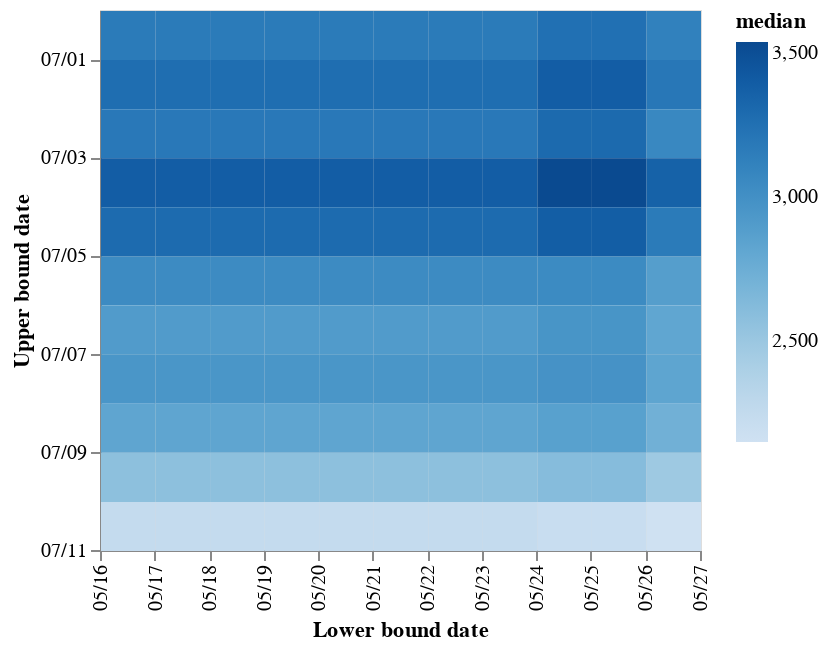

Here is the notebook cell this chart was saved with:
### Markdown cell above
### Reported cases in August

### Code cell
heatmap = alt.Chart(Df_stats.loc[lambda d: d['var']=='reportedAug', ['date_lower', 'date_upper', 'median']]).mark_rect().encode(
    x=alt.X('yearmonthdate(date_lower)', title="Lower bound date", axis=alt.Axis(format='%m/%d', labelAngle=-90)),
    y=alt.Y('yearmonthdate(date_upper)', title="Upper bound date", axis=alt.Axis(format='%m/%d', labelAngle=0), scale=alt.Scale(reverse=True)),
    color=alt.Color('median:Q', scale=alt.Scale(scheme='blues', reverse=False), title="median")
)

Df_stats_ = Df_stats.loc[lambda d: d['var']=='reportedAug', ['date_lower', 'date_upper', 'median']]
print("Min median:", Df_stats_['median'].min())
print("Max median:", Df_stats_['median'].max())

chart = alt.layer(heatmap).properties(width=wd_, height=ht_)
save_chart(chart, f'../../figures/sensitivity-reportedAug-median.svg')
chart

### Figure 1 — Vega-Lite specification as saved in the notebook (floating-point values rounded to 4 significant figures)
{"config": {"view": {"continuousWidth": 300, "continuousHeight": 300}}, "layer": [{"mark": {"type": "rect"}, "encoding": {"color": {"field": "median", "scale": {"reverse": false, "scheme": "blues"}, "title": "median", "type": "quantitative"}, "x": {"axis": {"format": "%m/%d", "labelAngle": -90}, "field": "date_lower", "timeUnit": "yearmonthdate", "title": "Lower bound date", "type": "temporal"}, "y": {"axis": {"format": "%m/%d", "labelAngle": 0}, "field": "date_upper", "scale": {"reverse": true}, "timeUnit": "yearmonthdate", "title": "Upper bound date", "type": "temporal"}}}], "data": {"name": "data-6cb293bd6f23fb38cd23a3a99aae1e25"}, "height": 270, "width": 300, "$schema": "https://vega.github.io/schema/vega-lite/v5.14.1.json", "datasets": {"data-6cb293bd6f23fb38cd23a3a99aae1e25": [{"date_lower": "2023-05-24T00:00:00", "date_upper": "2023-06-30T00:00:00", "median": 3251.0}, {"date_lower": "2023-05-24T00:00:00", "date_upper": "2023-07-01T00:00:00", "median": 3390.0}, {"date_lower": "2023-05-24T00:00:00", "date_upper": "2023-07-02T00:00:00", "median": 3299.0}, {"date_lower": "2023-05-24T00:00:00", "date_upper": "2023-07-03T00:00:00", "median": 3540.0}, {"date_lower": "2023-05-24T00:00:00", "date_upper": "2023-07-04T00:00:00", "median": 3387.0}, {"date_lower": "2023-05-24T00:00:00", "date_upper": "2023-07-05T00:00:00", "median": 3044.0}, {"date_lower": "2023-05-24T00:00:00", "date_upper": "2023-07-06T00:00:00", "median": 2962.0}, {"date_lower": "2023-05-24T00:00:00", "date_upper": "2023-07-07T00:00:00", "median": 2980.0}, {"date_lower": "2023-05-24T00:00:00", "date_upper": "2023-07-08T00:00:00", "median": 2862.0}, {"date_lower": "2023-05-24T00:00:00", "date_upper": "2023-07-09T00:00:00", "median": 2613.0}, {"date_lower": "2023-05-24T00:00:00", "date_upper": "2023-07-10T00:00:00", "median": 2204.0}, {"date_lower": "2023-05-25T00:00:00", "date_upper": "2023-06-30T00:00:00", "median": 3251.0}, {"date_lower": "2023-05-25T00:00:00", "date_upper": "2023-07-01T00:00:00", "median": 3390.0}, {"date_lower": "2023-05-25T00:00:00", "date_upper": "2023-07-02T00:00:00", "median": 3299.0}, {"date_lower": "2023-05-25T00:00:00", "date_upper": "2023-07-03T00:00:00", "median": 3540.0}, {"date_lower": "2023-05-25T00:00:00", "date_upper": "2023-07-04T00:00:00", "median": 3387.0}, {"date_lower": "2023-05-25T00:00:00", "date_upper": "2023-07-05T00:00:00", "median": 3044.0}, {"date_lower": "2023-05-25T00:00:00", "date_upper": "2023-07-06T00:00:00", "median": 2962.0}, {"date_lower": "2023-05-25T00:00:00", "date_upper": "2023-07-07T00:00:00", "median": 2980.0}, {"date_lower": "2023-05-25T00:00:00", "date_upper": "2023-07-08T00:00:00", "median": 2862.0}, {"date_lower": "2023-05-25T00:00:00", "date_upper": "2023-07-09T00:00:00", "median": 2613.0}, {"date_lower": "2023-05-25T00:00:00", "date_upper": "2023-07-10T00:00:00", "median": 2204.0}, {"date_lower": "2023-05-26T00:00:00", "date_upper": "2023-06-30T00:00:00", "median": 3124.0}, {"date_lower": "2023-05-26T00:00:00", "date_upper": "2023-07-01T00:00:00", "median": 3197.0}, {"date_lower": "2023-05-26T00:00:00", "date_upper": "2023-07-02T00:00:00", "median": 3068.0}, {"date_lower": "2023-05-26T00:00:00", "date_upper": "2023-07-03T00:00:00", "median": 3360.0}, {"date_lower": "2023-05-26T00:00:00", "date_upper": "2023-07-04T00:00:00", "median": 3170.0}, {"date_lower": "2023-05-26T00:00:00", "date_upper": "2023-07-05T00:00:00", "median": 2884.0}, {"date_lower": "2023-05-26T00:00:00", "date_upper": "2023-07-06T00:00:00", "median": 2816.0}, {"date_lower": "2023-05-26T00:00:00", "date_upper": "2023-07-07T00:00:00", "median": 2828.0}, {"date_lower": "2023-05-26T00:00:00", "date_upper": "2023-07-08T00:00:00", "median": 2719.0}, {"date_lower": "2023-05-26T00:00:00", "date_upper": "2023-07-09T00:00:00", "median": 2480.0}, {"date_lower": "2023-05-26T00:00:00", "date_upper": "2023-07-10T00:00:00", "median": 2148.0}, {"date_lower": "2023-05-16T00:00:00", "date_upper": "2023-06-30T00:00:00", "median": 3172.0}, {"date_lower": "2023-05-16T00:00:00", "date_upper": "2023-07-01T00:00:00", "median": 3268.0}, {"date_lower": "2023-05-16T00:00:00", "date_upper": "2023-07-02T00:00:00", "median": 3190.0}, {"date_lower": "2023-05-16T00:00:00", "date_upper": "2023-07-03T00:00:00", "median": 3394.0}, {"date_lower": "2023-05-16T00:00:00", "date_upper": "2023-07-04T00:00:00", "median": 3294.0}, {"date_lower": "2023-05-16T00:00:00", "date_upper": "2023-07-05T00:00:00", "median": 3038.0}, {"date_lower": "2023-05-16T00:00:00", "date_upper": "2023-07-06T00:00:00", "median": 2910.0}, {"date_lower": "2023-05-16T00:00:00", "date_upper": "2023-07-07T00:00:00", "median": 2952.0}, {"date_lower": "2023-05-16T00:00:00", "date_upper": "2023-07-08T00:00:00", "median": 2824.0}, {"date_lower": "2023-05-16T00:00:00", "date_upper": "2023-07-09T00:00:00", "median": 2577.0}, {"date_lower": "2023-05-16T00:00:00", "date_upper": "2023-07-10T00:00:00", "median": 2235.0}, {"date_lower": "2023-05-17T00:00:00", "date_upper": "2023-06-30T00:00:00", "median": 3172.0}, {"date_lower": "2023-05-17T00:00:00", "date_upper": "2023-07-01T00:00:00", "median": 3268.0}, {"date_lower": "2023-05-17T00:00:00", "date_upper": "2023-07-02T00:00:00", "median": 3190.0}, {"date_lower": "2023-05-17T00:00:00", "date_upper": "2023-07-03T00:00:00", "median": 3394.0}, {"date_lower": "2023-05-17T00:00:00", "date_upper": "2023-07-04T00:00:00", "median": 3294.0}, {"date_lower": "2023-05-17T00:00:00", "date_upper": "2023-07-05T00:00:00", "median": 3038.0}, {"date_lower": "2023-05-17T00:00:00", "date_upper": "2023-07-06T00:00:00", "median": 2910.0}, {"date_lower": "2023-05-17T00:00:00", "date_upper": "2023-07-07T00:00:00", "median": 2952.0}, {"date_lower": "2023-05-17T00:00:00", "date_upper": "2023-07-08T00:00:00", "median": 2824.0}, {"date_lower": "2023-05-17T00:00:00", "date_upper": "2023-07-09T00:00:00", "median": 2577.0}, {"date_lower": "2023-05-17T00:00:00", "date_upper": "2023-07-10T00:00:00", "median": 2235.0}, {"date_lower": "2023-05-18T00:00:00", "date_upper": "2023-06-30T00:00:00", "median": 3172.0}, {"date_lower": "2023-05-18T00:00:00", "date_upper": "2023-07-01T00:00:00", "median": 3268.0}, {"date_lower": "2023-05-18T00:00:00", "date_upper": "2023-07-02T00:00:00", "median": 3190.0}, {"date_lower": "2023-05-18T00:00:00", "date_upper": "2023-07-03T00:00:00", "median": 3394.0}, {"date_lower": "2023-05-18T00:00:00", "date_upper": "2023-07-04T00:00:00", "median": 3294.0}, {"date_lower": "2023-05-18T00:00:00", "date_upper": "2023-07-05T00:00:00", "median": 3038.0}, {"date_lower": "2023-05-18T00:00:00", "date_upper": "2023-07-06T00:00:00", "median": 2910.0}, {"date_lower": "2023-05-18T00:00:00", "date_upper": "2023-07-07T00:00:00", "median": 2952.0}, {"date_lower": "2023-05-18T00:00:00", "date_upper": "2023-07-08T00:00:00", "median": 2824.0}, {"date_lower": "2023-05-18T00:00:00", "date_upper": "2023-07-09T00:00:00", "median": 2577.0}, {"date_lower": "2023-05-18T00:00:00", "date_upper": "2023-07-10T00:00:00", "median": 2235.0}, {"date_lower": "2023-05-19T00:00:00", "date_upper": "2023-06-30T00:00:00", "median": 3172.0}, {"date_lower": "2023-05-19T00:00:00", "date_upper": "2023-07-01T00:00:00", "median": 3268.0}, {"date_lower": "2023-05-19T00:00:00", "date_upper": "2023-07-02T00:00:00", "median": 3190.0}, {"date_lower": "2023-05-19T00:00:00", "date_upper": "2023-07-03T00:00:00", "median": 3394.0}, {"date_lower": "2023-05-19T00:00:00", "date_upper": "2023-07-04T00:00:00", "median": 3294.0}, {"date_lower": "2023-05-19T00:00:00", "date_upper": "2023-07-05T00:00:00", "median": 3038.0}, {"date_lower": "2023-05-19T00:00:00", "date_upper": "2023-07-06T00:00:00", "median": 2910.0}, {"date_lower": "2023-05-19T00:00:00", "date_upper": "2023-07-07T00:00:00", "median": 2952.0}, {"date_lower": "2023-05-19T00:00:00", "date_upper": "2023-07-08T00:00:00", "median": 2824.0}, {"date_lower": "2023-05-19T00:00:00", "date_upper": "2023-07-09T00:00:00", "median": 2577.0}, {"date_lower": "2023-05-19T00:00:00", "date_upper": "2023-07-10T00:00:00", "median": 2235.0}, {"date_lower": "2023-05-20T00:00:00", "date_upper": "2023-06-30T00:00:00", "median": 3172.0}, {"date_lower": "2023-05-20T00:00:00", "date_upper": "2023-07-01T00:00:00", "median": 3268.0}, {"date_lower": "2023-05-20T00:00:00", "date_upper": "2023-07-02T00:00:00", "median": 3190.0}, {"date_lower": "2023-05-20T00:00:00", "date_upper": "2023-07-03T00:00:00", "median": 3394.0}, {"date_lower": "2023-05-20T00:00:00", "date_upper": "2023-07-04T00:00:00", "median": 3294.0}, {"date_lower": "2023-05-20T00:00:00", "date_upper": "2023-07-05T00:00:00", "median": 3038.0}, {"date_lower": "2023-05-20T00:00:00", "date_upper": "2023-07-06T00:00:00", "median": 2910.0}, {"date_lower": "2023-05-20T00:00:00", "date_upper": "2023-07-07T00:00:00", "median": 2952.0}, {"date_lower": "2023-05-20T00:00:00", "date_upper": "2023-07-08T00:00:00", "median": 2824.0}, {"date_lower": "2023-05-20T00:00:00", "date_upper": "2023-07-09T00:00:00", "median": 2577.0}, {"date_lower": "2023-05-20T00:00:00", "date_upper": "2023-07-10T00:00:00", "median": 2235.0}, {"date_lower": "2023-05-21T00:00:00", "date_upper": "2023-06-30T00:00:00", "median": 3172.0}, {"date_lower": "2023-05-21T00:00:00", "date_upper": "2023-07-01T00:00:00", "median": 3268.0}, {"date_lower": "2023-05-21T00:00:00", "date_upper": "2023-07-02T00:00:00", "median": 3190.0}, {"date_lower": "2023-05-21T00:00:00", "date_upper": "2023-07-03T00:00:00", "median": 3394.0}, {"date_lower": "2023-05-21T00:00:00", "date_upper": "2023-07-04T00:00:00", "median": 3294.0}, {"date_lower": "2023-05-21T00:00:00", "date_upper": "2023-07-05T00:00:00", "median": 3038.0}, {"date_lower": "2023-05-21T00:00:00", "date_upper": "2023-07-06T00:00:00", "median": 2910.0}, {"date_lower": "2023-05-21T00:00:00", "date_upper": "2023-07-07T00:00:00", "median": 2952.0}, {"date_lower": "2023-05-21T00:00:00", "date_upper": "2023-07-08T00:00:00", "median": 2824.0}, {"date_lower": "2023-05-21T00:00:00", "date_upper": "2023-07-09T00:00:00", "median": 2577.0}, {"date_lower": "2023-05-21T00:00:00", "date_upper": "2023-07-10T00:00:00", "median": 2235.0}, {"date_lower": "2023-05-22T00:00:00", "date_upper": "2023-06-30T00:00:00", "median": 3172.0}, {"date_lower": "2023-05-22T00:00:00", "date_upper": "2023-07-01T00:00:00", "median": 3268.0}, {"date_lower": "2023-05-22T00:00:00", "date_upper": "2023-07-02T00:00:00", "median": 3190.0}, {"date_lower": "2023-05-22T00:00:00", "date_upper": "2023-07-03T00:00:00", "median": 3394.0}, {"date_lower": "2023-05-22T00:00:00", "date_upper": "2023-07-04T00:00:00", "median": 3294.0}, {"date_lower": "2023-05-22T00:00:00", "date_upper": "2023-07-05T00:00:00", "median": 3038.0}, {"date_lower": "2023-05-22T00:00:00", "date_upper": "2023-07-06T00:00:00", "median": 2910.0}, {"date_lower": "2023-05-22T00:00:00", "date_upper": "2023-07-07T00:00:00", "median": 2952.0}, {"date_lower": "2023-05-22T00:00:00", "date_upper": "2023-07-08T00:00:00", "median": 2824.0}, {"date_lower": "2023-05-22T00:00:00", "date_upper": "2023-07-09T00:00:00", "median": 2577.0}, {"date_lower": "2023-05-22T00:00:00", "date_upper": "2023-07-10T00:00:00", "median": 2235.0}, {"date_lower": "2023-05-23T00:00:00", "date_upper": "2023-06-30T00:00:00", "median": 3172.0}, {"date_lower": "2023-05-23T00:00:00", "date_upper": "2023-07-01T00:00:00", "median": 3268.0}, {"date_lower": "2023-05-23T00:00:00", "date_upper": "2023-07-02T00:00:00", "median": 3190.0}, {"date_lower": "2023-05-23T00:00:00", "date_upper": "2023-07-03T00:00:00", "median": 3394.0}, {"date_lower": "2023-05-23T00:00:00", "date_upper": "2023-07-04T00:00:00", "median": 3294.0}, {"date_lower": "2023-05-23T00:00:00", "date_upper": "2023-07-05T00:00:00", "median": 3038.0}, {"date_lower": "2023-05-23T00:00:00", "date_upper": "2023-07-06T00:00:00", "median": 2910.0}, {"date_lower": "2023-05-23T00:00:00", "date_upper": "2023-07-07T00:00:00", "median": 2952.0}, {"date_lower": "2023-05-23T00:00:00", "date_upper": "2023-07-08T00:00:00", "median": 2824.0}, {"date_lower": "2023-05-23T00:00:00", "date_upper": "2023-07-09T00:00:00", "median": 2577.0}, {"date_lower": "2023-05-23T00:00:00", "date_upper": "2023-07-10T00:00:00", "median": 2235.0}]}}
